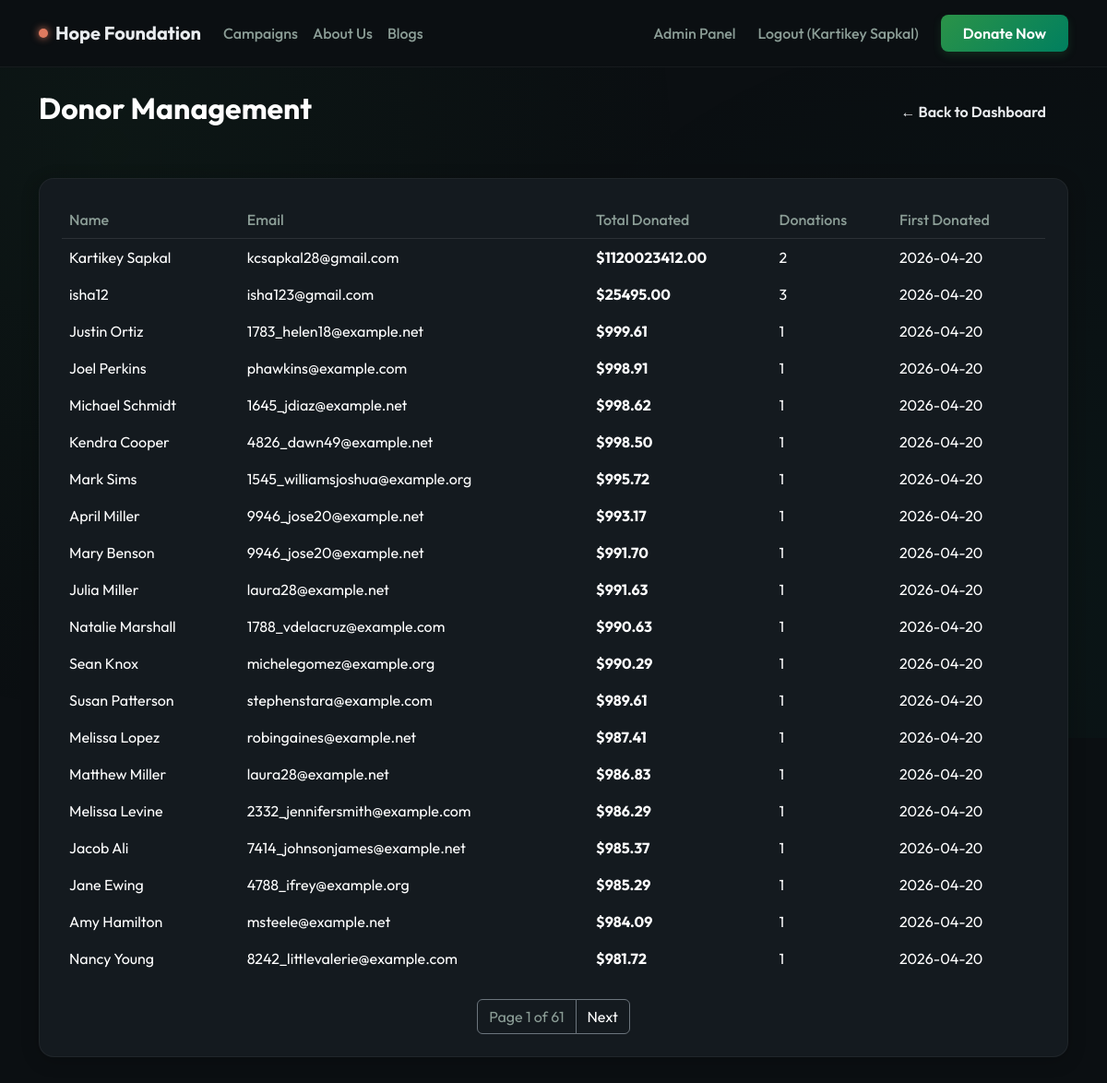
The app's page /admin/donors (signed in), older data.
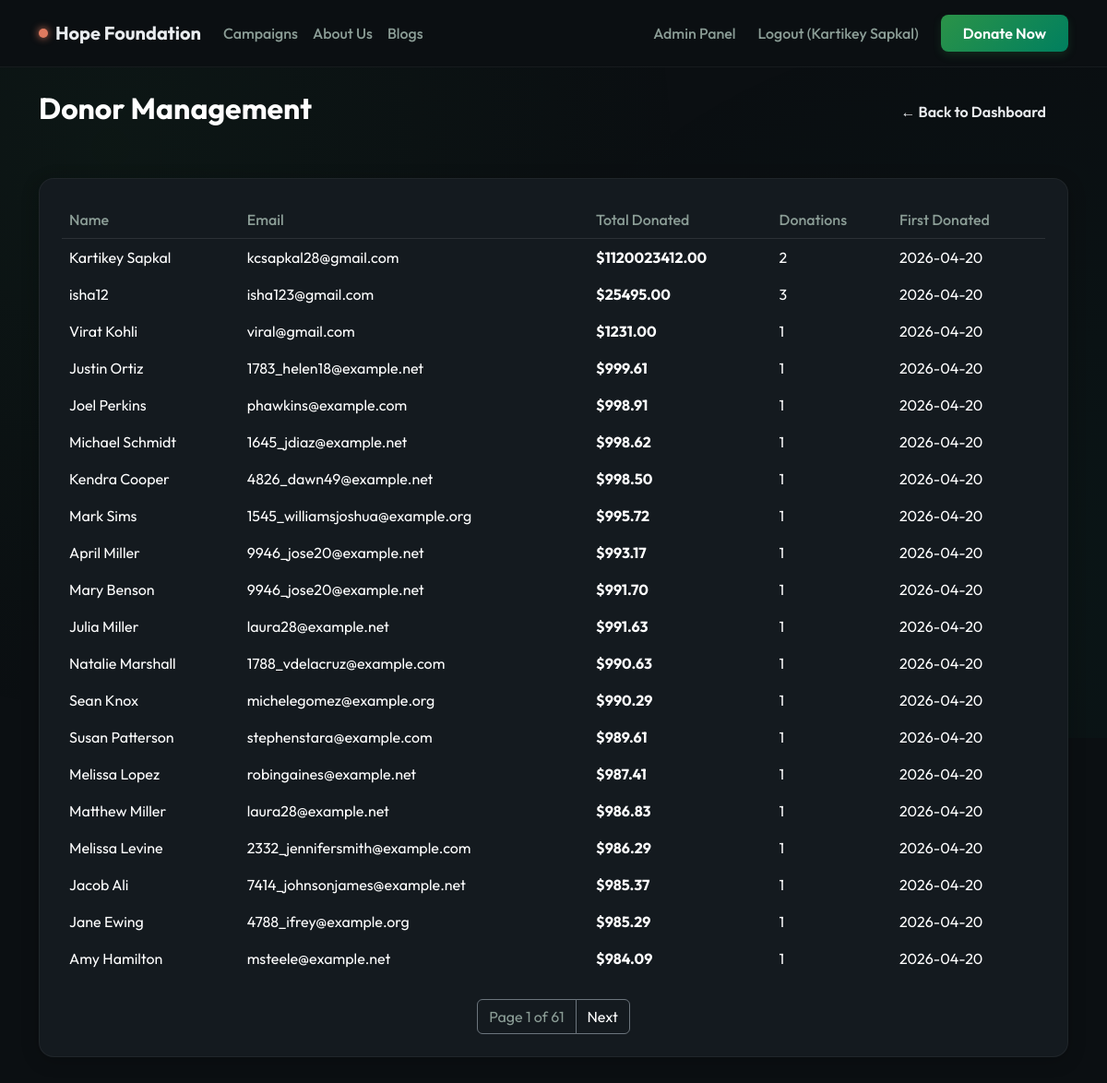
The same page, newer data.
### models.py (models this page shows)
class Donation(db.Model):
    id = db.Column(db.Integer, primary_key=True)
    user_id = db.Column(db.Integer, db.ForeignKey('user.id'), nullable=True)
    campaign_id = db.Column(db.Integer, db.ForeignKey('campaign.id'), nullable=True)
    full_name = db.Column(db.String(100), nullable=False)
    email = db.Column(db.String(100), nullable=False)
    amount = db.Column(db.Float, nullable=False)
    donation_type = db.Column(db.String(50), default='One-time')
    payment_method = db.Column(db.String(50), nullable=False)
    transaction_id = db.Column(db.String(100), unique=True, nullable=False)
    status = db.Column(db.String(20), default='Completed')
    created_at = db.Column(db.DateTime, default=datetime.utcnow)
    user = db.relationship('User', backref=db.backref('donations', lazy='dynamic'))
    campaign = db.relationship('Campaign', backref=db.backref('donations', lazy='dynamic'))

### routes/admin.py (the view)
    @app.route('/admin/donors')
    @admin_required
    def admin_donors():
        page = request.args.get('page', 1, type=int)
        donors = db.session.query(
            Donation.full_name,
            Donation.email,
            db.func.count(Donation.id).label('donation_count'),
            db.func.sum(Donation.amount).label('total_donated'),
            db.func.min(Donation.created_at).label('first_donation')
        ).group_by(Donation.email, Donation.full_name).order_by(db.desc('total_donated')).paginate(page=page, per_page=20)
        return render_template('admin_donors.html', donors=donors.items, pagination=donors)

### utils.py (called while the page is built)
def admin_required(f):
    @wraps(f)
    def decorated_function(*args, **kwargs):
        if 'user_id' not in session or not session.get('is_admin'):
            flash('Administrator access required.', 'danger')
            return redirect(url_for('index'))
        return f(*args, **kwargs)
    return decorated_function

### templates/admin_donors.html (shortened to what this page needs)
{% extends "base.html" %}
{% block content %}
<div class="d-flex justify-content-between align-items-center mb-5 mt-4">
    <h2 class="fw-bold text-white">Donor Management</h2>
    <a href="{{ url_for('admin_dashboard') }}" class="btn btn-outline-glossy border-0">&larr; Back to Dashboard</a>
</div>
<div class="glossy-card p-4">
    <div class="table-responsive">
        <table class="table table-dark table-borderless table-hover mb-0">
            <thead style="border-bottom: 1px solid rgba(255,255,255,0.1);">
                <tr>
                    <th class="text-muted fw-medium">Name</th>
                    <th class="text-muted fw-medium">Email</th>
                    <th class="text-muted fw-medium">Total Donated</th>
                    <th class="text-muted fw-medium">Donations</th>
                    <th class="text-muted fw-medium">First Donated</th>
                </tr>
            </thead>
            <tbody>
                {% for d in donors %}
                <tr>
                    <td class="text-white">{{ d.full_name }}</td>
                    <td>{{ d.email }}</td>
                    <td class="fw-bold" style="color: var(--accent-blue);">${{ "%.2f"|format(d.total_donated) }}</td>
                    <td>{{ d.donation_count }}</td>
                    <td>{{ d.first_donation.strftime('%Y-%m-%d') }}</td>
                </tr>
                {% endfor %}
            </tbody>
        </table>
    </div>
    {% if pagination.pages > 1 %}
    <nav class="mt-4">
        <ul class="pagination justify-content-center mb-0">
            <li class="page-item disabled"><span class="page-link bg-transparent text-muted border-secondary">Page {{ pagination.page }} of {{ pagination.pages }}</span></li>
            {% if pagination.has_next %}
                <li class="page-item"><a class="page-link bg-transparent text-white border-secondary" href="{{ url_for(request.endpoint, page=pagination.next_num) }}">Next</a></li>
            {% endif %}
        </ul>
    </nav>
    {% endif %}
</div>
{% endblock %}

Row changes from the older to the newer data that the page shows:
no longer on this page (row unchanged): Donation: full_name "Nancy Young", email "8242_littlevalerie@example.com", total_donated "981.72", donation_count "1", first_donation "2026-04-20"
added Donation: full_name "Virat Kohli", email "viral@gmail.com", total_donated "1231.00", donation_count "1", first_donation "2026-04-20"
